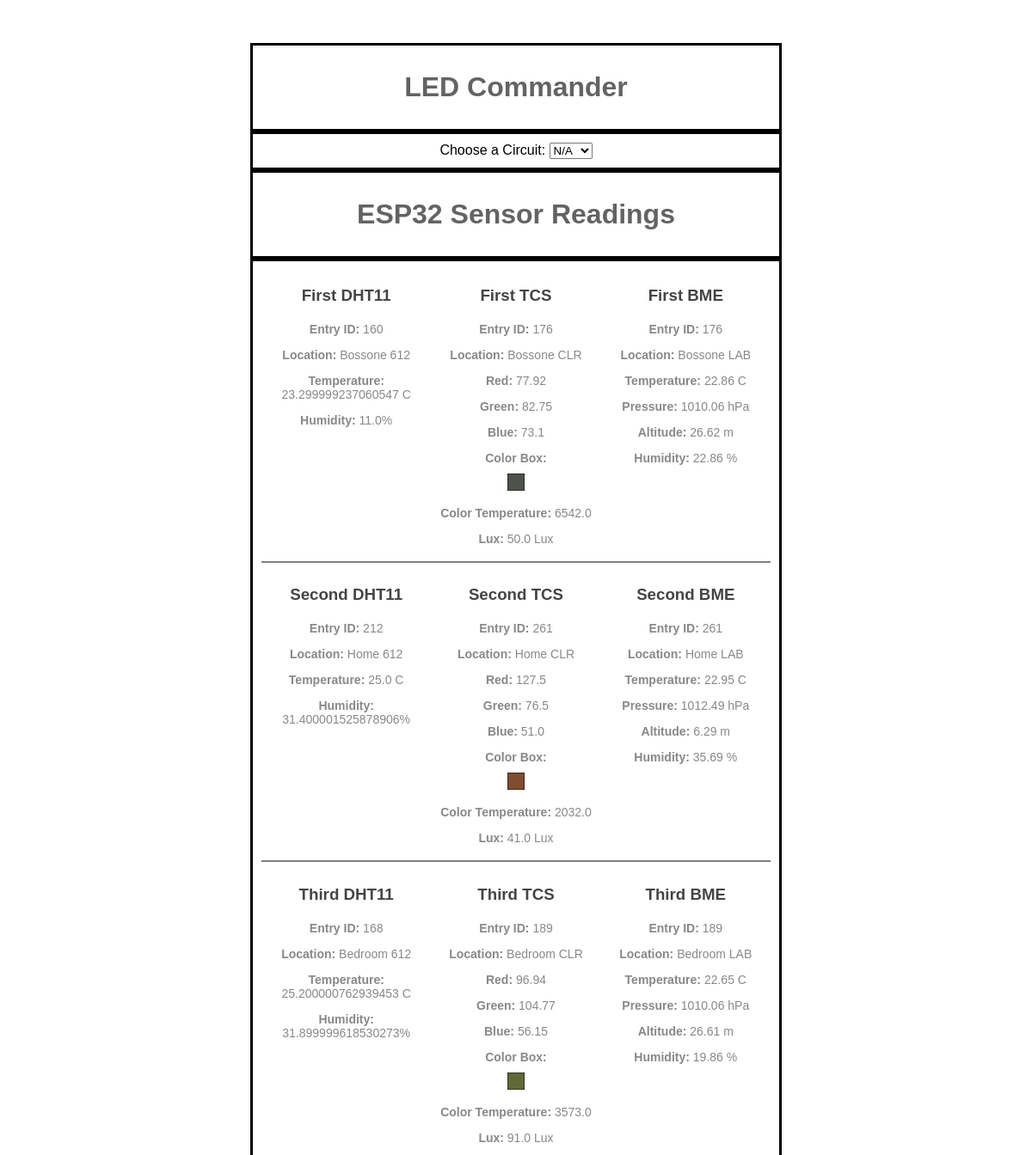
The app's page / (upper part), older data.
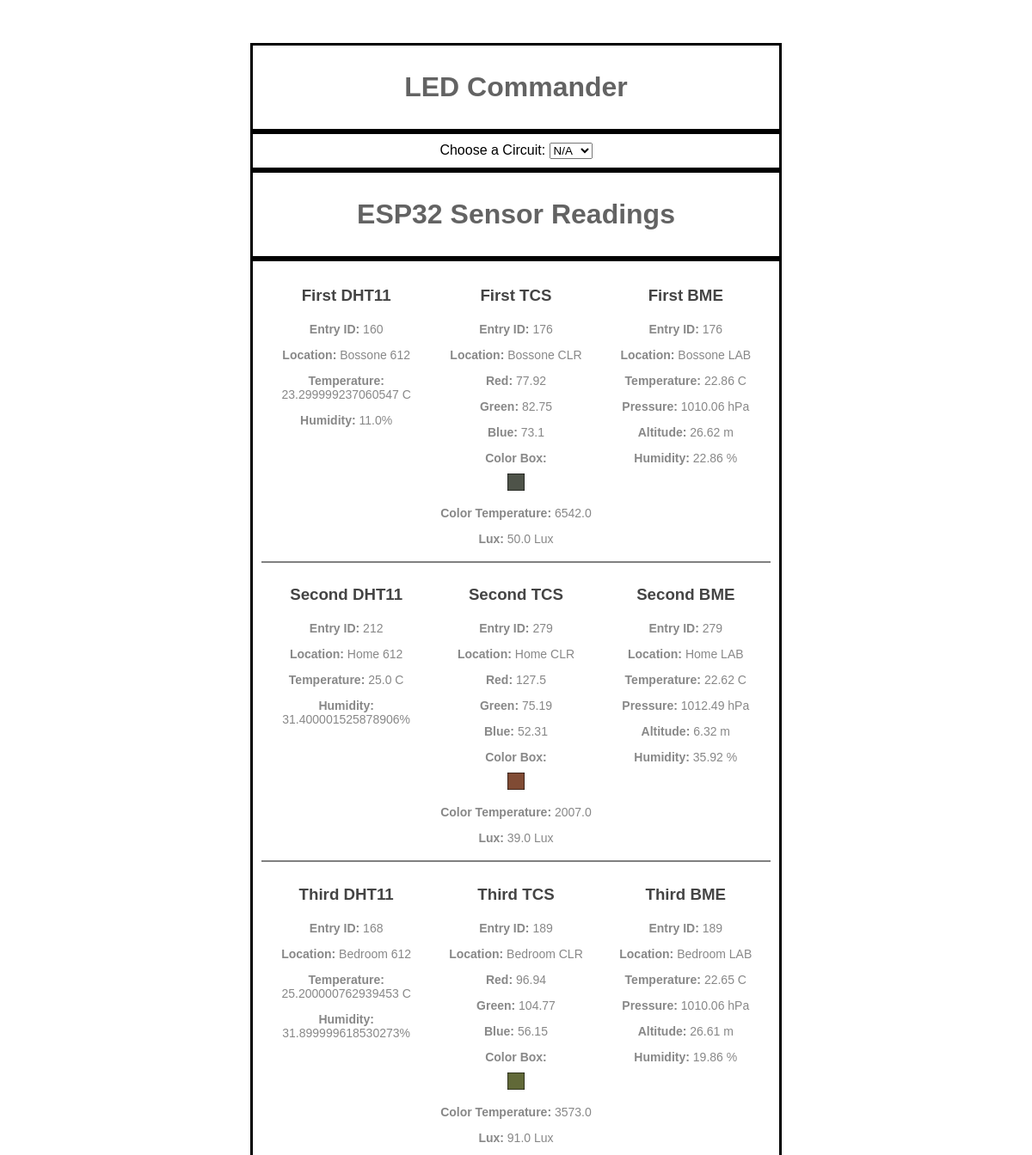
The same page, newer data.
### database.py (models this page shows, shortened)
class Sensor(db.Model):
    id = db.Column(db.Integer, primary_key=True)
    name = db.Column(db.String(100), unique=True, nullable=False)
    location = db.Column(db.String(100), nullable=False)
    posts_dht = db.relationship('Post_DHT', backref='author', lazy=True)
    posts_bme = db.relationship('Post_BME', backref='author', lazy=True)
    posts_tcs = db.relationship('Post_TCS', backref='author', lazy=True)

class Post_DHT(db.Model):
    __tablename__ = 'post_DHT'
    id = db.Column(db.Integer, primary_key=True)
    date_posted = db.Column(db.DateTime, nullable=False, default=datetime.now())
    temperature = db.Column(db.Float, nullable=False)
    humidity = db.Column(db.Float, nullable=False)
    sensor_id = db.Column(db.Integer, db.ForeignKey('sensor.id'), nullable=False)

class Post_TCS(db.Model):
    __tablename__ = 'post_TCS'
    id = db.Column(db.Integer, primary_key=True)
    date_posted = db.Column(db.DateTime, nullable=False, default=datetime.now())
    red = db.Column(db.Float, nullable=False)
    green = db.Column(db.Float, nullable=False)
    blue = db.Column(db.Float, nullable=False)
    clr_temp = db.Column(db.Float, nullable=False)
    lux = db.Column(db.Float, nullable=False)
    sensor_id = db.Column(db.Integer, db.ForeignKey('sensor.id'), nullable=False)

class Post_BME(db.Model):
    __tablename__ = 'post_BME'
    id = db.Column(db.Integer, primary_key=True)
    date_posted = db.Column(db.DateTime, nullable=False, default=datetime.now())
    temperature = db.Column(db.Float, nullable=False)
    pressure = db.Column(db.Float, nullable=False)
    altitude = db.Column(db.Float, nullable=False)
    humidity = db.Column(db.Float, nullable=False)
    sensor_id = db.Column(db.Integer, db.ForeignKey('sensor.id'), nullable=False)

### database.py (the view)
@app.route('/', methods=["POST", "GET"])
def setLED():
    if request.method == "POST":
        circuit_id = None
        if (request.form.get("circuits") is None):
            return
        else:
            circuit_id = request.form.get("circuits")
        if (circuit_id[2] == "1"):
            if request.form.get("c1_redled"):
                c1_red_led_val = 1
            else:
                c1_red_led_val = 0
            if not (request.form["c1_blueled"]):
                c1_blue_led_val = 0
            else:
                c1_blue_led_val = int(request.form["c1_blueled"])
            data1 = json.dumps({
                    'redled': c1_red_led_val,
                    'blueled': c1_blue_led_val
            })
            try:
                r1 = requests.post("http://" + dic_cid_to_ip[circuit_id] + '/led_set_post', data=data1)
            except KeyError:
                print("Key:",circuit_id,"does not exist.")
        elif (circuit_id[2] == "2"):
            if not (request.form["c2_redled"]):
                c2_red_led_val = 0
            else:
                c2_red_led_val = int(request.form["c2_redled"])
            if not (request.form["c2_greenled"]):
                c2_green_led_val = 0
            else:
                c2_green_led_val = int(request.form["c2_greenled"])
            if not (request.form["c2_blueled"]):
                c2_blue_led_val = 0
            else:
                c2_blue_led_val = int(request.form["c2_blueled"])
            data2 = json.dumps({
                    'redled': c2_red_led_val,
                    'greenled': c2_green_led_val,
                    'blueled': c2_blue_led_val
                })
            try:
                r2 = requests.post("http://" + dic_cid_to_ip[circuit_id] + '/led_set_post', data=data2)
            except KeyError:
                print("Key:",circuit_id,"cid does not exist.")
        data_list = []
        for sensor_idd in range(1,13):
            iv,sv = retrieve_latest_record(sensor_idd)
            if ((sensor_idd % 3) == 0):
                data_list.append(sv)
            elif ((sensor_idd % 3) == 1):
                data_list.append(iv)
            elif ((sensor_idd % 3) == 2):
                data_list.append(sv)
        return render_template('Latest_Info_LED_Commander.html', data_list=data_list)
    else:
        data_list = []
        for sensor_idd in range(1,13):
            iv,sv = retrieve_latest_record(sensor_idd)
            if ((sensor_idd % 3) == 0):
                data_list.append(sv)
            elif ((sensor_idd % 3) == 1):
                data_list.append(iv)
            elif ((sensor_idd % 3) == 2):
                data_list.append(sv)
        return render_template('Latest_Info_LED_Commander.html', data_list=data_list)

### templates/Latest_Info_LED_Commander.html (shortened to what this page needs)
<!DOCTYPE html>
<html>
<head>
</head>
<body onload="onlodfunction()">
<div class="teetle">
	<h1>LED Commander</h1>
</div>
<div class="center2">
	<form action="" method="post">
		<label for="circuits">Choose a Circuit:</label>
		<select onchange="hideShow(value);" name="circuits" id ="circuits" selected="N/A">
			<option value="000"> N/A</option>
		</select>
	</form>
</div>
<div class="teetle">
    <h1> ESP32 Sensor Readings</h1>
</div>
<div class="teetle">
    <div class="row">
        <div class="column">
            <h3> First DHT11 </h3>
            <p> <b>Entry ID:</b> {{data_list[0].id}} </p>
            <p> <b>Location:</b> {{data_list[0].location_dht}} </p>
            <p> <b>Temperature:</b> {{data_list[0].temperature}} C</p>
            <p> <b>Humidity:</b> {{data_list[0].humidity}}%</p>
        </div>
        <div class="column">
            <h3> First TCS </h3>
            <p> <b>Entry ID:</b> {{data_list[1].id_tcs}} </p>
            <p> <b>Location:</b> {{data_list[1].location_tcs}} </p>
            <p> <b>Red:</b> {{data_list[1].red}} </p>
            <p> <b>Green:</b> {{data_list[1].green}} </p>
            <p> <b>Blue:</b> {{data_list[1].blue}} </p>
            <p> <b>Color Box:</b></p>
            <svg width="20" height="20" xmlns="http://www.w3.org/2000/svg">
                <title>box</title>
                <g id="Color_Box">
                    <title>Color_Box</title>
                    <rect id="svg_1" height="20" width="20" y="0" x="0" stroke="#000" fill="rgb({{data_list[1].red}},{{data_list[1].green}},{{data_list[1].blue}})"/>
                </g>
            </svg>
            <p> <b>Color Temperature:</b> {{data_list[1].clr_temp}} </p>
            <p> <b>Lux:</b> {{data_list[1].lux}} Lux</p>
        </div>
        <div class="column">
            <h3> First BME </h3>
            <p> <b>Entry ID:</b> {{data_list[2].id_bme}} </p>
            <p> <b>Location:</b> {{data_list[2].location_bme}} </p>
            <p> <b>Temperature:</b> {{data_list[2].temperature}} C</p>
            <p> <b>Pressure:</b> {{data_list[2].pressure}} hPa</p>
            <p> <b>Altitude:</b> {{data_list[2].altitude}} m</p>
            <p> <b>Humidity:</b> {{data_list[2].humidity}} %</p>
        </div>
    </div>
    <hr noshade>
    <div class="row">
        <div class="column">
            <h3> Second DHT11 </h3>
            <p> <b>Entry ID:</b> {{data_list[3].id}} </p>
            <p> <b>Location:</b> {{data_list[3].location_dht}} </p>
            <p> <b>Temperature:</b> {{data_list[3].temperature}} C</p>
            <p> <b>Humidity:</b> {{data_list[3].humidity}}%</p>
        </div>
        <div class="column">
            <h3> Second TCS </h3>
            <p> <b>Entry ID:</b> {{data_list[4].id_tcs}} </p>
            <p> <b>Location:</b> {{data_list[4].location_tcs}} </p>
            <p> <b>Red:</b> {{data_list[4].red}} </p>
            <p> <b>Green:</b> {{data_list[4].green}} </p>
            <p> <b>Blue:</b> {{data_list[4].blue}} </p>
            <p> <b>Color Box:</b></p>
            <svg width="20" height="20" xmlns="http://www.w3.org/2000/svg">
                <title>box</title>
                <g id="Color_Box">
                    <title>Color_Box</title>
                    <rect id="svg_1" height="20" width="20" y="0" x="0" stroke="#000" fill="rgb({{data_list[4].red}},{{data_list[4].green}},{{data_list[4].blue}})"/>
                </g>
            </svg>
            <p> <b>Color Temperature:</b> {{data_list[4].clr_temp}} </p>
            <p> <b>Lux:</b> {{data_list[4].lux}} Lux</p>
        </div>
        <div class="column">
            <h3> Second BME </h3>
            <p> <b>Entry ID:</b> {{data_list[5].id_bme}} </p>
            <p> <b>Location:</b> {{data_list[5].location_bme}} </p>
            <p> <b>Temperature:</b> {{data_list[5].temperature}} C</p>
            <p> <b>Pressure:</b> {{data_list[5].pressure}} hPa</p>
            <p> <b>Altitude:</b> {{data_list[5].altitude}} m</p>
            <p> <b>Humidity:</b> {{data_list[5].humidity}} %</p>
        </div>
    </div>
    <hr noshade>
    <div class="row">
        <div class="column">
            <h3> Third DHT11 </h3>
            <p> <b>Entry ID:</b> {{data_list[6].id}} </p>
            <p> <b>Location:</b> {{data_list[6].location_dht}} </p>
            <p> <b>Temperature:</b> {{data_list[6].temperature}} C</p>
            <p> <b>Humidity:</b> {{data_list[6].humidity}}%</p>
        </div>
        <div class="column">
            <h3> Third TCS </h3>
            <p> <b>Entry ID:</b> {{data_list[7].id_tcs}} </p>
            <p> <b>Location:</b> {{data_list[7].location_tcs}} </p>
            <p> <b>Red:</b> {{data_list[7].red}} </p>
            <p> <b>Green:</b> {{data_list[7].green}} </p>
            <p> <b>Blue:</b> {{data_list[7].blue}} </p>
            <p> <b>Color Box:</b></p>
            <svg width="20" height="20" xmlns="http://www.w3.org/2000/svg">
                <title>box</title>
                <g id="Color_Box">
                    <title>Color_Box</title>
                    <rect id="svg_1" height="20" width="20" y="0" x="0" stroke="#000" fill="rgb({{data_list[7].red}},{{data_list[7].green}},{{data_list[7].blue}})"/>
                </g>
            </svg>
            <p> <b>Color Temperature:</b> {{data_list[7].clr_temp}} </p>
            <p> <b>Lux:</b> {{data_list[7].lux}} Lux</p>
        </div>
        <div class="column">
            <h3> Third BME </h3>
            <p> <b>Entry ID:</b> {{data_list[8].id_bme}} </p>
            <p> <b>Location:</b> {{data_list[8].location_bme}} </p>
            <p> <b>Temperature:</b> {{data_list[8].temperature}} C</p>
            <p> <b>Pressure:</b> {{data_list[8].pressure}} hPa</p>
            <p> <b>Altitude:</b> {{data_list[8].altitude}} m</p>
            <p> <b>Humidity:</b> {{data_list[8].humidity}} %</p>
        </div>
    </div>
</div>
<br>
<br>
<br>
<br>
</body>
</html>

### templates/Latest_Info_LED_Commander.html (style rules this page uses)
html { font-family: Helvetica; display: inline-block; margin: 0px auto; text-align: center }
body { margin-top: 50px; }
.teetle { margin: auto; text-align: center; width: 50%; background: light rgb(24, 24, 24); border: 3px solid black; padding: 10px; }
.center2 { margin: auto;text-align: center;width: 50%;border: 3px solid black;padding: 10px; }
h1 { color: #424242d2; margin: 10px auto 10px; padding: 10px; }
h3 { color: #444444; margin-bottom: 20px; }
p { font-size: 14px; color: #888; margin-bottom: 10px; }
.column { float: left; width: 33.33%; }
.row:after { content: ""; display: table; clear: both; }

Row changes from the older to the newer data that the page shows:
no longer on this page (row unchanged): Post_TCS: id "261", red "127.5", green "76.5", blue "51.0", clr_temp "2032.0", lux "41.0"
no longer on this page (row unchanged): Post_BME: id "261", temperature "22.95", pressure "1012.49", altitude "6.29", humidity "35.69"
added Post_TCS: id "279", red "127.5", green "75.19", blue "52.31", clr_temp "2007.0", lux "39.0"
added Post_BME: id "279", temperature "22.62", pressure "1012.49", altitude "6.32", humidity "35.92"
